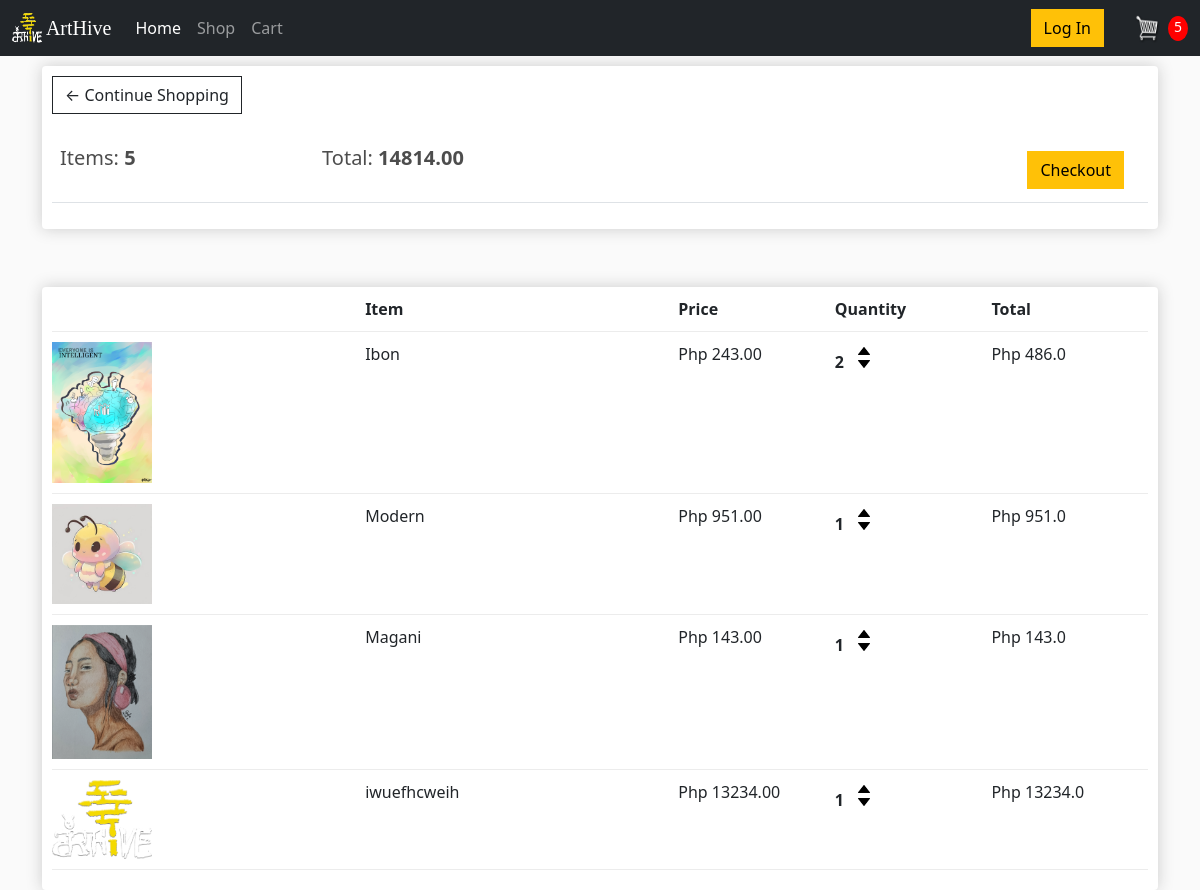
The app's page /cart/ (signed in) with its own data.
### shop/models.py (models this page shows, shortened)
class Order(models.Model):
    customer = models.ForeignKey(Customer, on_delete=models.SET_NULL, null=True, blank=True)
    date_ordered = models.DateTimeField(auto_now_add=True)
    complete = models.BooleanField(default=False)
    transaction_id = models.CharField(max_length=100, null=True)
    @property
    def get_cart_total(self):
        orderItems = self.orderitem_set.all()
        total = sum([item.get_total for item in orderItems])
        return total
    def get_cart_items(self):
        orderItems = self.orderitem_set.all()
        total = sum([item.quantity for item in orderItems])
        return total

class OrderItem(models.Model):
    product = models.ForeignKey(Product, on_delete=models.SET_NULL, null=True)
    order = models.ForeignKey(Order, on_delete=models.SET_NULL, null=True)
    quantity = models.IntegerField(default=0, null=True, blank=True)
    date_added = models.DateTimeField(auto_now_add=True)
    @property
    def get_total(self):
        total = self.product.price * self.quantity
        return total

class Product(models.Model):
    name = models.CharField(max_length=200)
    price = models.FloatField()
    digital = models.BooleanField(default=False, null=True, blank=True)
    image = models.ImageField(null=True, blank=True)
    @property
    def image_url(self):
        try:
            url = self.image.url
        except:
            url = ''
        return url

### shop/views.py (the view)
# urls.py: path('cart/', views.cart, name='cart'),
def cart(request):
    if request.user.is_authenticated:
        customer = request.user.customer
        order, created = Order.objects.get_or_create(customer=customer, complete=False)
        items = order.orderitem_set.all()
        cartItems = order.get_cart_items
    else:
        items = []
        order = {'get_cart_total': 0, 'get_cart_items': 0}
        cartItems = order['get_cart_items']
    context = {'items': items, 'order':order, 'cartItems':cartItems}
    return render(request, 'shop/cart.html', context)

### shop/templates/shop/cart.html (shortened to what this page needs)
{% extends 'shop/main.html' %}
{% load static %}
{% block content %}
<div class="row">
    <div class="col-lg-12">
        <div class="box-element">
            <a class="btn btn-outline-dark" href="{% url 'shop' %}">&#x2190;&nbspContinue Shopping</a>
            <br>
            <br>
            <table class="table">
                <tr>
                    <th><h5>Items: <strong>{{order.get_cart_items}}</strong></h5></th>
                    <th><h5>Total: <strong>{{order.get_cart_total|floatformat:2}}</strong></h5></th>
                    <th>
                        <a style="float: right; margin: 5px;" class="btn btn-warning me-3" href="{% url 'checkout' %}">
                            Checkout
                        </a>
                    </th>
                </tr>
            </table>
        </div>
        <br>
        <div class="col-lg-12">
        <br>
        <div class="box-element">
            <div class="cart-row">
                <div style="flex: 2"></div>
                <div style="flex: 2"><strong>Item</strong></div>
                <div style="flex: 1"><strong>Price</strong></div>
                <div style="flex: 1"><strong>Quantity</strong></div>
                <div style="flex: 1"><strong>Total</strong></div>
            </div>
            {% for item in items %}
            <div class="cart-row">
                <div style="flex: 2"><img class="row-image" src="{{item.product.image_url}}"></div>
                <div style="flex: 2">{{item.product.name}}</div>
                <div style="flex: 1">Php {{item.product.price|floatformat:2}}</div>
                <div style="flex: 1">
                    <p class="quantity">{{item.quantity}}</p>
                    <div class="quantity">
                        <img data-product="{{item.product.id}}" data-action="add" class="chg-quantity update-cart add-btn" src="{% static 'resources/arrow-up.png' %}">
                        <img data-product="{{item.product.id}}" data-action="remove" class="chg-quantity update-cart add-btn" src="{% static 'resources/arrow-down.png' %}">
                    </div>
                </div>
                <div style="flex: 1">Php {{item.get_total}}</div>
            </div>
            {% endfor %}
        </div>
    </div>
    </div>
</div>
{% endblock content %}

### shop/templates/shop/main.html (shortened to what this page needs)
<!DOCTYPE html>
{% load static %}
<html>
<head>
    <link href="https://cdn.jsdelivr.net/npm/bootstrap@5.3.2/dist/css/bootstrap.min.css"
          rel="stylesheet"
>
    <link rel="stylesheet" type="text/css" href="{% static 'css/styles.css' %}">
</head>
<body>
<nav class="navbar navbar-expand-lg navbar-dark bg-dark">
  <div class="container-fluid">
    <a class="navbar-brand" href="#" style="font-family: 'Lucida Sans'">
    <img src="{% static 'resources/Logo.png' %}" width="30" height="30" class="d-inline-block align-top" alt="ArtHive">
    ArtHive
    </a>
    <div class="collapse navbar-collapse" id="navbarNavAltMarkup">
        <div class="navbar-nav">
            <a class="nav-link active" aria-current="page" href="{% url 'shop' %}">Home</a>
            <a class="nav-link" href="{% url 'shop' %}">Shop</a>
            <a class="nav-link" href="{% url 'cart' %}">Cart</a>
        </div>
        <div class="ms-auto d-flex align-items-center">
        <a href="#" class="btn btn-warning me-3">Log In</a>
        <a href="{% url 'cart' %}">
          <img id="cart-icon" src="{% static 'resources/cart.png' %}" alt="Cart" width="30" height="30">
        </a>
        <p id="cart-total" class="ms-2 mb-0">{{cartItems}}</p>
      </div>
    </div>
  </div>
</nav>
<div class="container">
{% block content %}
{% endblock %}
</div>
</body>
</html>

### static/css/styles.css (style rules this page uses)
body { background-color: hsl(0, 0%, 98%); }
h1,h2,h3,h4,h5,h6 { color:hsl(0, 0%, 30%); }
.box-element { box-shadow:hsl(0, 0%, 80%) 0 0 16px; background-color: #fff; border-radius: 4px; padding: 10px; }
#cart-icon { width:25px; display: inline-block; margin-left: 15px; }
#cart-total { display: block; text-align: center; color:#fff; background-color: red; width: 20px; height: 25px; border-radius: 50%; font-size: 14px; }
.col-lg-4, .col-lg-6, .col-lg-8, .col-lg-12 { margin-top: 10px; }
.btn { border-radius: 0; }
.row-image { width: 100px; }
.cart-row { display: flex; align-items: flex-stretch; padding-bottom: 10px; margin-bottom: 10px; border-bottom: 1px solid #ececec; }
.quantity { display: inline-block; font-weight: 700; padding-right:10px; }
.chg-quantity { width: 12px; cursor: pointer; display: block; margin-top: 5px; transition:.1s; }

### records on screen
Order: id.quantity "5", get_cart_items "5", get_cart_total "14814.00"
OrderItem: product.image_url (picture), product.name "Ibon", product.price "243.00", quantity "2", get_total "486.0"
OrderItem: product.image_url (picture), product.name "Modern", product.price "951.00", quantity "1", get_total "951.0"
OrderItem: product.image_url (picture), product.name "Magani", product.price "143.00", quantity "1", get_total "143.0"
OrderItem: product.image_url (picture), product.name "iwuefhcweih", product.price "13234.00", quantity "1", get_total "13234.0"
